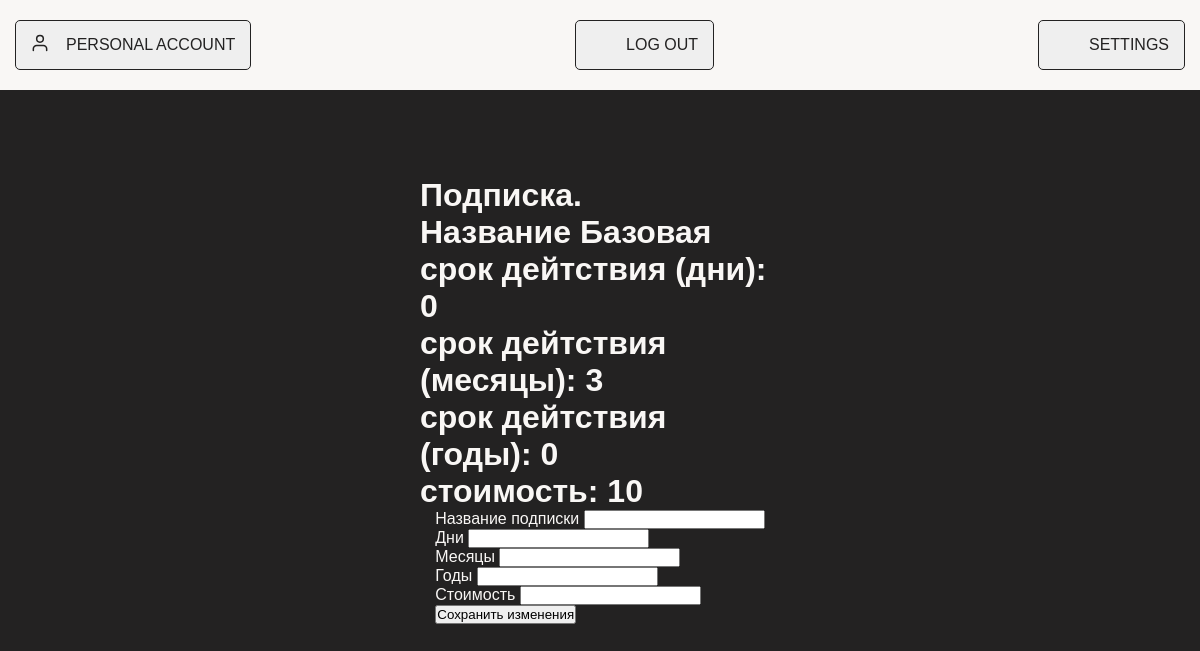
Screenshot of /settings/subs/sub_1 (signed in) with the database file from the repository.
### project1/models.py (models this page shows, shortened)
class Sub(db.Model):
    __tablename__ = 'Sub'
    id = db.Column(db.Integer, primary_key=True)
    title = db.Column(db.String, nullable = False, unique=True)
    duration_days = db.Column(db.Integer, nullable=False)
    duration_months = db.Column(db.Integer, nullable=False)
    duration_years = db.Column(db.Integer, nullable=False)
    cost = db.Column(db.Integer, nullable=False)

### project1/routes.py (the view, shortened to what this page needs)
@app.route('/settings/subs/sub_<int:sub_id>', methods=["GET", "POST"])
@login_required
def sub_page(sub_id):
    if current_user.get_role() != 'admin':
        abort(403)
    sub = Sub.query.get(sub_id)
    form = UpdateSubForm()
    return render_template('admin/sub_page.html', title="Подписка",
                           sub = sub,
                           form = form)

### project1/forms.py (shortened to what this page needs)
class UpdateSubForm(FlaskForm):
    title = StringField("Название подписки", validators=[DataRequired()])
    duration_days = IntegerField("Дни")
    duration_month = IntegerField("Месяцы")
    duration_year = IntegerField("Годы")
    cost = IntegerField("Стоимость")
    submit = SubmitField("Сохранить изменения")

### project1/models.py (called while the page is built)
@login_manager.user_loader
def load_user(user_id):
    user_type, _, user_id = user_id.partition(":")
    if user_type == "user":
        return User.query.get(int(user_id))
    elif user_type == "admin":
        return Admin.query.get(int(user_id))
    return None

    def get_role(self):
        return self.__class__.__name__.lower()

### project1/templates/admin/sub_page.html (shortened to what this page needs)
{% extends "layout.html"%}
{% block content %}
<h1> <p>Подписка.</p>
    <p>Название {{sub.title}} </p>
    <p> срок дейтствия (дни): {{sub.duration_days}}</p>
    <p> срок дейтствия (месяцы): {{sub.duration_months}}</p>
    <p> срок дейтствия (годы): {{sub.duration_years}}</p>
    <p>стоимость: {{sub.cost}}</p></h1>
<form method="POST">
        <div class="form-group">
            {{ form.title.label }}
            {{form.title}}
        </div>
        <div class="form-group">
            {{ form.duration_days.label }}
            {{ form.duration_days}}
        </div>
        <div class="form-group">
            {{ form.duration_month.label }}
            {{ form.duration_month}}
        </div>
        <div class="form-group">
            {{ form.duration_year.label }}
            {{ form.duration_year}}
        </div>
        <div class="form-group">
            {{ form.cost.label }}
            {{ form.cost}}
        </div>
        {{ form.submit }}
    </form>
{% endblock content %}

### project1/static/user.css (style rules this page uses)
:root { --primary-color: #232222; --text-color: #f9f7f5; --border-color: #232222; --button-bg: #f9f7f5; --button-text: #232222; --shapka-bg: #f9f7f5; }
* { box-sizing: border-box; margin: 0; padding: 0; }
body { font-family: 'Montserrat', sans-serif; background-color: var(--primary-color); color: var(--text-color); min-height: 100vh; display: flex; justify-content: center; align-items: center; }

### rows the page displays
Sub: title "Базовая", duration_days "0", duration_months "3", duration_years "0", cost "10"
